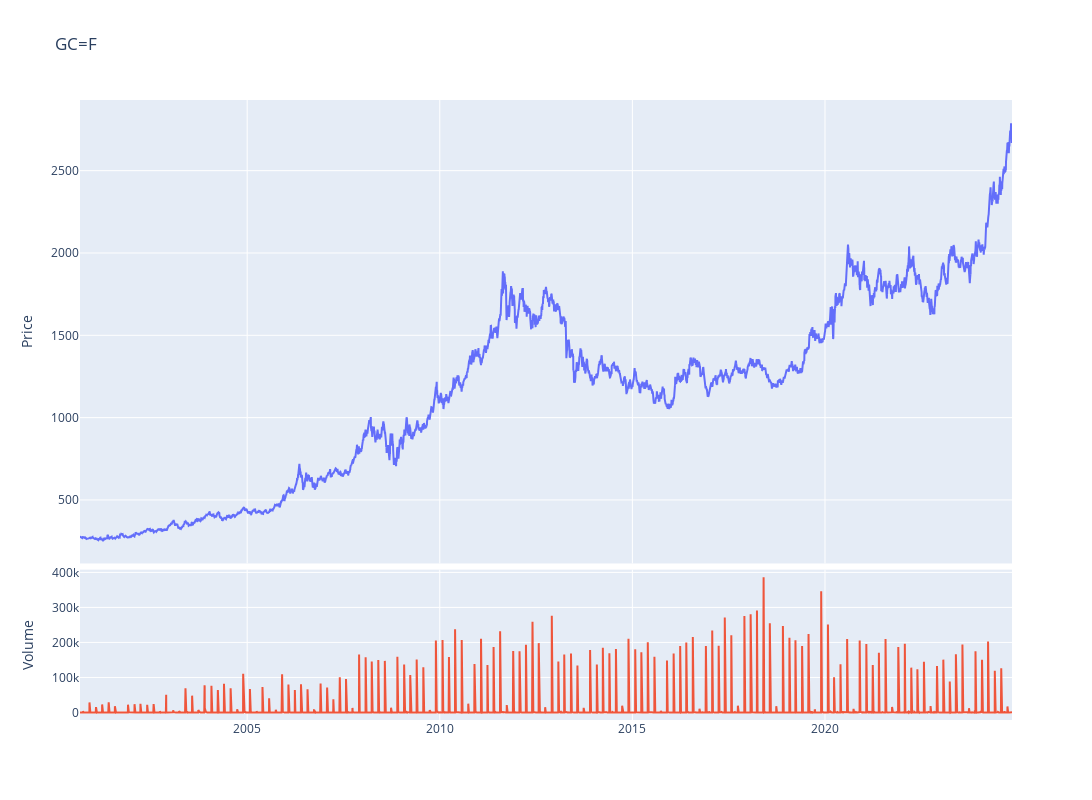

The code cell stored with this chart in its notebook:
### Code cell
fig = make_subplots(rows=4, cols=1,shared_xaxes=True,vertical_spacing=0.01,specs=[[{'rowspan':3,'colspan':1}],[None],[None],[{'rowspan':1,'colspan':1}]])

# Graph (1,1)
fig.add_trace(go.Scatter(x=stock_ticker.index,y=stock_ticker['Adj Close'],mode="lines",name=f"{ticker}"),row=1, col=1)
# Update xaxis properties
fig.update_yaxes(title_text="Price", row=1, col=1)

# Graph (4,1)
fig.add_trace(go.Scatter(x=stock_ticker.index,y=stock_ticker['Volume'],mode="lines",name='Volume'),row=4, col=1)
fig.update_yaxes(title_text="Volume", row=4, col=1)

fig.update_layout(height=800, width=1300,showlegend=False,title=f"{ticker}")

fig.show()

### Figure 1 — Plotly figure (JSON) as saved in the notebook; plotly's stock layout.template omitted (floating-point values rounded to 4 significant figures; data arrays with more than 128 entries replaced by an {"elided": "..."} marker saying what was removed)
{"data": [{"mode": "lines", "name": "GC=F", "type": "scatter", "x": {"elided": "6071 str values"}, "xaxis": "x", "y": {"elided": "6071 float values"}, "yaxis": "y"}, {"mode": "lines", "name": "Volume", "type": "scatter", "x": {"elided": "6071 str values"}, "xaxis": "x2", "y": {"elided": "6071 int values"}, "yaxis": "y2"}], "layout": {"height": 800, "showlegend": false, "title": {"text": "GC=F"}, "width": 1300, "xaxis": {"anchor": "y", "domain": [0, 1], "matches": "x2", "showticklabels": false}, "xaxis2": {"anchor": "y2", "domain": [0, 1]}, "yaxis": {"anchor": "x", "domain": [0.2525, 1], "title": {"text": "Price"}}, "yaxis2": {"anchor": "x2", "domain": [0, 0.2425], "title": {"text": "Volume"}}}}
